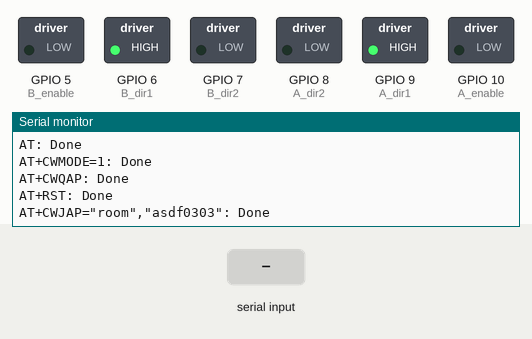
A sketch run on a simulated ESP32-S3. Shown: switched loads named in the sketch (green lamp = pin HIGH), the last lines printed to the serial monitor. The test bench sets the inputs (shaded band). The modem accepts every AT command (registered, SIM ready, sends succeed) and sends nothing else.

Above: at 0.8 s.
0.9 s: "+\n" received over the second serial link
At 1.7 s:
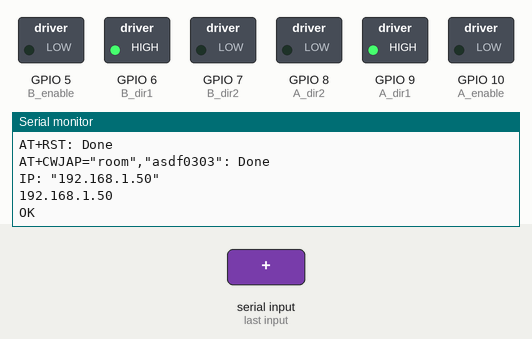
At 8.28 s:
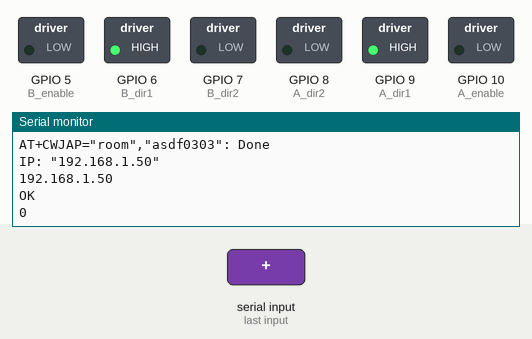

The sketch:

UNO_WIFI_Receiver.ino
```cpp
#include <SoftwareSerial.h>
#define esp_cmd_loop 10
#define esp_cmd_delay 1000

SoftwareSerial esp8266(2,3); //TX,RX

const int A_enable = 10;
const int A_dir1 = 9;
const int A_dir2 = 8;
const int B_enable = 5;
const int B_dir1 = 6;
const int B_dir2 = 7;
int motor_speed = 0;
void setup(){
  esp8266.begin(115200); // esp01 start
  esp8266.setTimeout(5000);

  Serial.begin(115200);
  Serial.println("WIFI_IOT Receiver");

  pinMode(A_enable, OUTPUT); //motor A enable
  pinMode(A_dir1, OUTPUT); //motor A dir_1
  pinMode(A_dir2, OUTPUT); //motor A dir_2

  pinMode(B_enable, OUTPUT); //motor B enable
  pinMode(B_dir1, OUTPUT); //motor B dir_1
  pinMode(B_dir2, OUTPUT); //motor B dir_2

  digitalWrite(A_dir1, HIGH);
  digitalWrite(A_dir2, LOW);
  digitalWrite(B_dir1, HIGH);
  digitalWrite(B_dir2, LOW);

  analogWrite(A_enable, motor_speed);
  analogWrite(B_enable, motor_speed);
  esp_init();
}

void loop(){
  String IPD = "";
  int temp_speed = 0;
  if(esp8266.available()) {
    IPD = esp8266.readStringUntil('\n'); // i would actually use Serial.print() here
  }
  String parsed = IPD.substring(7, 10);
  if(parsed.length() == 3){
    temp_speed = parsed.toInt();
    if(temp_speed <= 100){
        temp_speed = 0;
    }
    Serial.println(temp_speed);
    if(temp_speed != motor_speed){
      motor_speed = temp_speed;
      analogWrite(A_enable, motor_speed);
      analogWrite(B_enable, motor_speed);
    }
  }

}

void esp_init(){
  String esp_target_id = "room";
  String esp_target_pw = "asdf0303";
  String esp_target_ip = "192.168.0.21";

  esp_cmd("AT");
  esp_cmd("AT+CWMODE=1");
  esp_cmd("AT+CWQAP");
  esp_cmd("AT+RST");
  esp_cmd("AT+CWJAP=\""+ esp_target_id + "\",\"" + esp_target_pw + "\"");
  String IP = esp_get_IP();
  Serial.println("IP: " + IP);
  delay(1000);
  esp8266.println("AT+CIPMUX=0");
  delay(1000);
  esp8266.println("AT+CIPSTART=\"TCP\",\"" + esp_target_ip + "\",54322");
  delay(5000);
}

void esp_cmd(String cmd){
  String esp_log = cmd;
  int i = 0;
  bool find_ok = false;
  for(i = 0; i < esp_cmd_loop; i++){
    esp8266.println(cmd);
    while(esp8266.available()){
      if(esp8266.find("OK")) {
        find_ok = true;
        break;
      }
    }
    if(find_ok){
      esp_log += ": Done";
      Serial.println(esp_log);
      break;
    }
    delay(esp_cmd_delay);
  }
  esp_log += ": Error";
  if(!find_ok) Serial.println(esp_log);
}

String esp_get_IP(){
  String IP="";
  char ch=0;
  while(1)
  {
    esp8266.println("AT+CIFSR");
    while(esp8266.available()){
      if(esp8266.find("STAIP,")){
        delay(1000);
        while(esp8266.available()){
          ch=esp8266.read();
          if(ch=='+') return IP;
          IP += ch;
        }
      }
    }
    delay(1000);
  }
}
```

Measured:
- after the input at 0.9 s, the serial monitor: prints a new line after 0.11 s (image 1)
